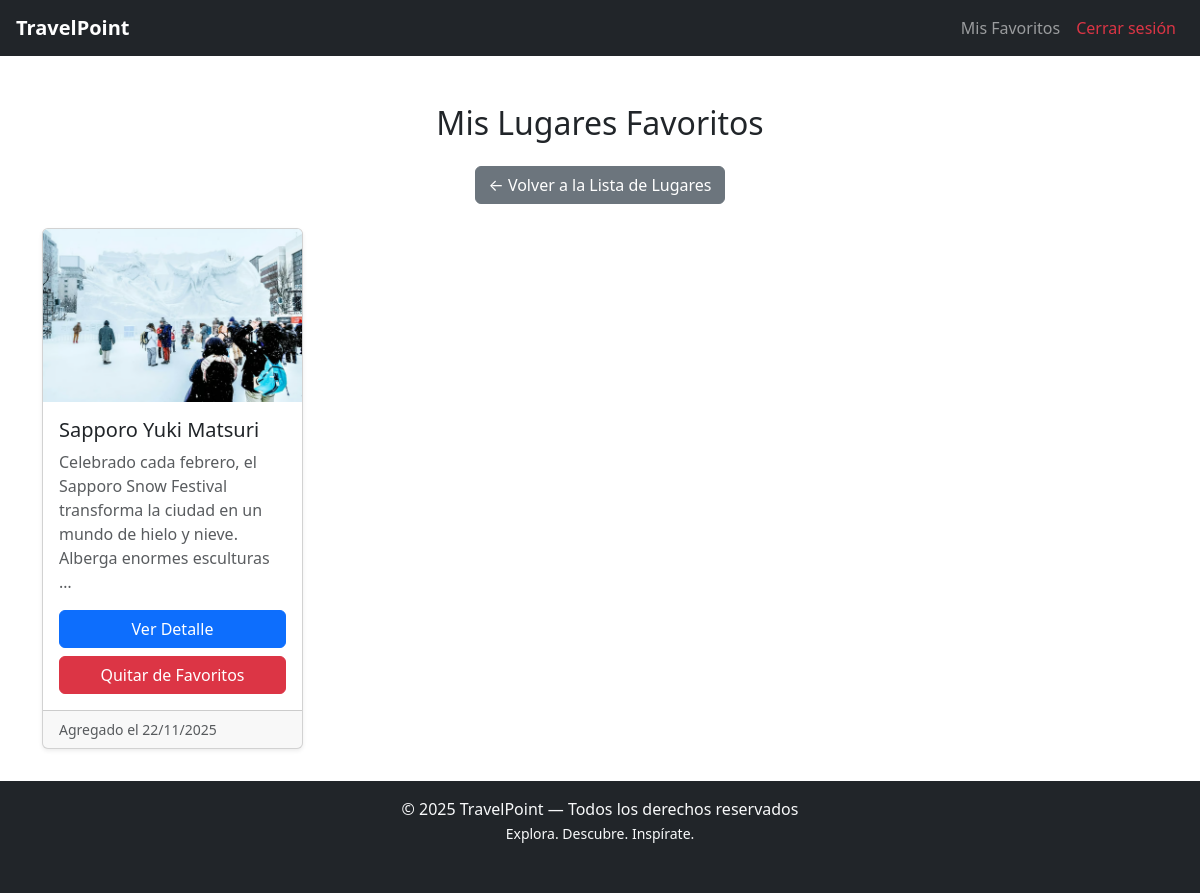
Before: /favoritos/ (signed in) with the older database file.
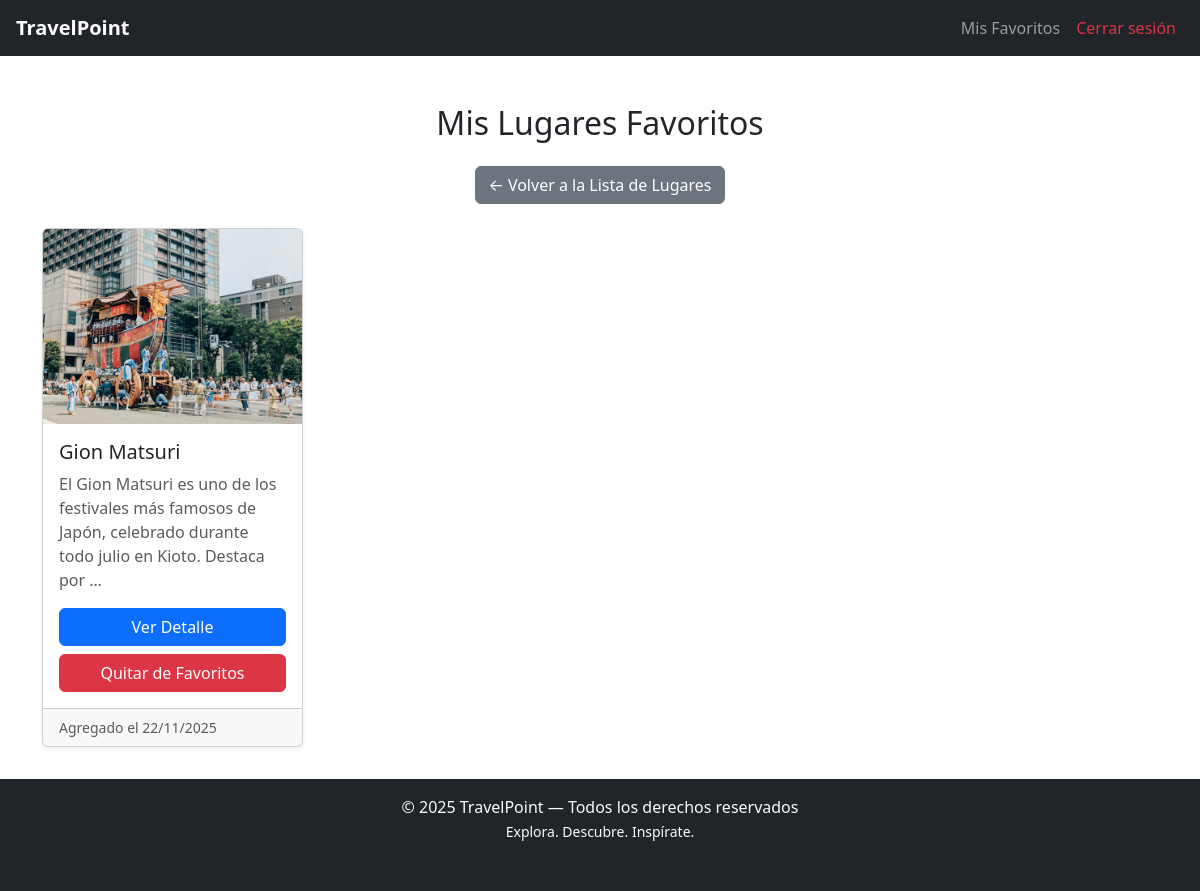
After: the same page with the newer database file.
### favoritos/models.py (models this page shows, shortened)
class Favorito(models.Model):
    usuario = models.ForeignKey(User, on_delete=models.CASCADE, related_name='favoritos')
    lugar = models.ForeignKey(LugarTuristico, on_delete=models.CASCADE, related_name='favoritos')
    fecha_agregado = models.DateTimeField(auto_now_add=True)
    class Meta:
        unique_together = ('usuario', 'lugar')
        verbose_name = 'Favorito'
        verbose_name_plural = 'Favoritos'

### turismo/models.py (models this page shows, shortened)
class LugarTuristico(models.Model):
    nombre = models.CharField(max_length=100)
    ciudad = models.CharField(max_length=50)
    categoria = models.CharField(max_length=50)
    descripcion = models.TextField()
    imagen = models.ImageField(upload_to='lugares/', blank=True, null=True)
    fecha_creacion = models.DateTimeField(auto_now_add=True)

### favoritos/views.py (the view)
# urls.py: path('', views.lista_favoritos, name='lista_favoritos'),
@login_required
def lista_favoritos(request):
    favoritos = Favorito.objects.filter(usuario=request.user).select_related('lugar')
    return render(request, 'favoritos/lista_favoritos.html', {'favoritos': favoritos})

### favoritos/templates/favoritos/lista_favoritos.html (shortened to what this page needs)
{% extends 'base.html' %}
{% load static %}
{% block content %}
<div class="container mt-4">
    <h2 class="mb-4 text-center">Mis Lugares Favoritos</h2>
    <div class="text-center mb-4">
        <a href="{% url 'lista_lugares' %}" class="btn btn-secondary">← Volver a la Lista de Lugares</a>
    </div>
    {% if favoritos %}
        <div class="row g-4">
            {% for fav in favoritos %}
                <div class="col-12 col-sm-6 col-md-4 col-lg-3 d-flex">
                    <div class="card h-100 shadow-sm d-flex flex-column">
                        {% if fav.lugar.imagen %}
                            <img src="{{ fav.lugar.imagen.url }}" class="card-img-top img-fluid" alt="{{ fav.lugar.nombre }}">
                        {% else %}
                            <img src="{% static 'img/imagen_hero.png' %}" class="card-img-top img-fluid" alt="Sin imagen">
                        {% endif %}
                        <div class="card-body d-flex flex-column">
                            <h5 class="card-title">{{ fav.lugar.nombre }}</h5>
                            <p class="card-text text-muted">{{ fav.lugar.descripcion|truncatewords:20 }}</p>
                            <div class="mt-auto">
                                <a href="{% url 'detalle_lugar' fav.lugar.id %}" class="btn btn-primary w-100 mb-2">Ver Detalle</a>
                                <a href="{% url 'quitar_favorito' fav.lugar.id %}" class="btn btn-danger w-100">Quitar de Favoritos</a>
                            </div>
                        </div>
                        <div class="card-footer text-muted small">
                            Agregado el {{ fav.fecha_agregado|date:"d/m/Y" }}
                        </div>
                    </div>
                </div>
            {% endfor %}
        </div>
    {% else %}
        <div class="alert alert-info text-center">
            Aún no tienes lugares en favoritos.
            <a href="{% url 'lista_lugares' %}" class="alert-link">Explora lugares</a> y agrega algunos.
        </div>
    {% endif %}
</div>
{% endblock %}

Changed rows visible on the page:
removed Favorito: lugar.imagen (picture), lugar.nombre "Sapporo Yuki Matsuri", lugar.descripcion "Celebrado cada febrero, el Sapporo Snow Festival transforma la ciudad en un mundo de hielo y nieve. Alberga enormes esculturas …", fecha_agregado "22/11/2025"
added Favorito: lugar.imagen (picture), lugar.nombre "Gion Matsuri", lugar.descripcion "El Gion Matsuri es uno de los festivales más famosos de Japón, celebrado durante todo julio en Kioto. Destaca por …", fecha_agregado "22/11/2025"
